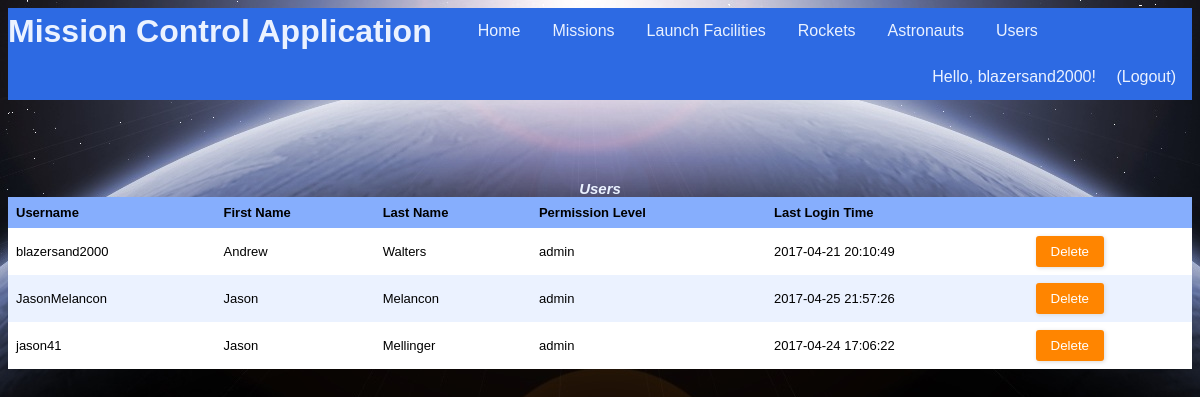
/users (signed in), run on an earlier commit of the app's database.
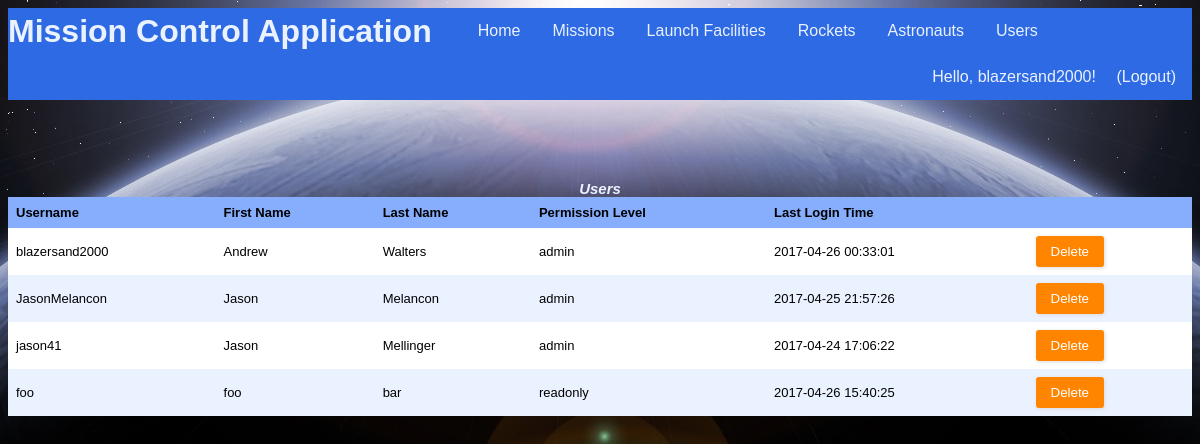
And on a later commit of the database.
### tables this page shows
CREATE TABLE "Users" (
	`uid`	INTEGER NOT NULL PRIMARY KEY AUTOINCREMENT,
	`firstName`	TEXT NOT NULL,
	`lastName`	TEXT NOT NULL,
	`username`	TEXT NOT NULL UNIQUE,
	`password`	TEXT NOT NULL,
	`regTime`	TEXT NOT NULL,
	`lastLoginTime`	TEXT,
	`pid`	INTEGER NOT NULL
);

CREATE TABLE `Permissions` (
	`pid`	INTEGER NOT NULL PRIMARY KEY AUTOINCREMENT,
	`pname`	TEXT NOT NULL
);

### app.py (the view)
@app.route("/users")
@login_required
def showUsers():
    conn = sqlite3.connect(dbPath)
    conn.row_factory = sqlite3.Row
    c = conn.cursor()
    c.execute("SELECT U.uid, 0 AS cannotDelete, U.username, U.firstName, U.lastName, P.pname, U.lastLoginTime FROM Users U, Permissions P WHERE U.pid = P.pid;")
    results = c.fetchall()
    conn.commit()
    conn.close()
    return render_template("users.html", headers=("Username","First Name","Last Name", "Permission Level", "Last Login Time"), rows=results)

### app.py (called while the page is built)
@login_manager.user_loader
def load_user(username):
    userRecord = DBgetUser(username)
    if userRecord:
        user = User(userRecord["username"], userRecord["password"], True)
        user.permission = userRecord["pid"]
        return user
    return None

def DBgetUser(username):
    conn = sqlite3.connect(dbPath)
    conn.row_factory = sqlite3.Row
    c = conn.cursor()
    c.execute("SELECT * from Users WHERE username = ?", (username,))
    userRecord = c.fetchone()
    conn.close()
    return userRecord

### templates/users.html (shortened to what this page needs)
{% extends "main_template.html" %}
{% from 'macros.html' import GenerateTable with context %}
{% block body %}
<div align="center">
    {{ GenerateTable('Users', headers, rows, 'uid') }}
</div>
{% endblock %}

### templates/main_template.html (shortened to what this page needs)
<!DOCTYPE html>
<html>
	<head>
		<link rel="stylesheet" type= "text/css" href="{{ url_for('static', filename='styles.css') }}">
	</head>
	<body>
		<header>
			<ul class="nav">
				<h1 class="nav">Mission Control Application</h1>
				<li class="nav"><a class="nav" href="{{ url_for('index') }}">Home</a></li>
				{% if current_user.is_authenticated %}
				<li class="nav"><a class="nav" href="{{ url_for('showMissions') }}">Missions</a></li>
				<li class="nav"><a class="nav" href="{{ url_for('showFacilities') }}">Launch Facilities</a></li>
				<li class="nav"><a class="nav" href="{{ url_for('showRockets') }}">Rockets</a></li>
				<li class="nav"><a class="nav" href="{{ url_for('showAstronauts') }}">Astronauts</a></li>
				<li class="nav"><a class="nav" href="{{ url_for('showUsers') }}">Users</a></li>
				{% endif %}
				<div class="user-greeting">
					{% if current_user.is_authenticated %}
  						Hello, {{ current_user.id }}!    <a class="nav" href="{{ url_for('showLogout') }}">(Logout)</a>
					{% else %}
						Hello, guest!    <a class="nav" href="{{ url_for('showLogin') }}">Login</a><a class="nav" href="{{ url_for('showSignup') }}">Sign Up</a>
					{% endif %}
				</div>
			</ul>
		</header>
		{% block body %}{% endblock %}
	</body>
</html>

### templates/macros.html (shortened to what this page needs)
{% macro GenerateTable(title, headers, rows, keyName) %}
	{% if rows %}
		<table>
			<caption>
				{{title}}
			</caption>
			<tr>
				{% for header in headers %}
				<th>{{header}}</th>
				{% endfor %}
				{% if current_user.permission == 3 %}
					<th/>
				{% endif %}
			</tr>
			{% for row in rows %}
			<tr id ="{{row[keyName]}}">
				{% for value in row %}
					{% if loop.index0 > 1 %}
						<td>
							{% if title == "Astronauts" %}
								<a href="{{ url_for('showAstronautInfo', aid = row[keyName]) }}">{{value|safe}}</a>
							{% else %}
								{{value|safe}}
							{% endif %}
						</td>
					{% endif %}
				{% endfor %}
				{% if row[1] == 1 %}
					{% set disabled = 'disabled' %}
				{% else %}
					{% set disabled = '' %}
				{% endif %}
				{% if current_user.permission == 3 %}
					<td>
						<div class="form-style-2" style="width:70px; padding: 0px 0px 0px 0px;">
							<form method="post">
								<input type="submit" value="Delete" name="delete.{{ row[0] }}" {{disabled}}/>
							</form>
						</div>
					</td>
				{% endif %}
			</tr>
			{% endfor %}
		</table>
	{% else %}
		No records found!
	{% endif %}
{% endmacro %}

### static/styles.css (style rules this page uses)
:root { --light-blue: #EBF2FF; --medium-blue: #86AEFD; --dark-blue: #2D6AE3; }
header { margin-bottom: 80px; }
ul.nav { list-style-type: none; text-align: center; display: block; margin: 0; padding: 0; overflow: hidden; background-color: var(--dark-blue); }
li.nav { float: left; }
a.nav { display: inline-block; color: var(--light-blue); text-align: center; padding: 14px 16px; text-decoration: none; font-family: "Trebuchet MS", Helvetica, sans-serif; }
h1.nav { float: left; margin: 0; padding: 5px 30px 0px 0px; font-family: "Trebuchet MS", Helvetica, sans-serif; color: var(--light-blue); vertical-align: bottom; }
.user-greeting { float: right; list-style-type: none; text-align: center; margin: 0; overflow: hidden; background-color: var(--dark-blue); text-align: center; vertical-align: center; text-decoration: none; font-family: "Trebuchet MS", Helvetica, sans-serif; color: var(--light-blue); }
table { border-collapse: collapse; width: 100%; table-layout: auto; }
th, td { text-align: left; padding: 8px; font: 13px Arial, Helvetica, sans-serif; }
caption { font: 13px Arial, Helvetica, sans-serif; font-weight: bold; font-style: italic; font-size: 15px; color: var(--light-blue); }
tr { background-color: var(--light-blue) }
tr:nth-child(even) { background-color: white }
th { background-color: var(--medium-blue); font-weight: bold; }
.form-style-2 { width: 480px; max-width: 650px; padding: 20px 12px 10px 20px; font: 13px Arial, Helvetica, sans-serif; color: var(--light-blue); }
.form-style-2 input[type=submit], .form-style-2 input[type=button] { border: none; padding: 8px 15px 8px 15px; background: #FF8500; color: #fff; box-shadow: 1px 1px 4px #DADADA; -moz-box-shadow: 1px 1px 4px #DADADA; -webkit-box-shadow: 1px 1px 4px #DADADA; border-radius: 3px; -webkit-border-radius: 3px; -moz-border-radius: 3px; }

What changed in the data, as far as the page shows it:
changed Users "blazersand2000": lastLoginTime "2017-04-21 20:10:49" → "2017-04-26 00:33:01"
added Users: username "foo", firstName "foo", lastName "bar", lastLoginTime "2017-04-26 15:40:25"
now on this page (row unchanged): Permissions: pname "readonly"
